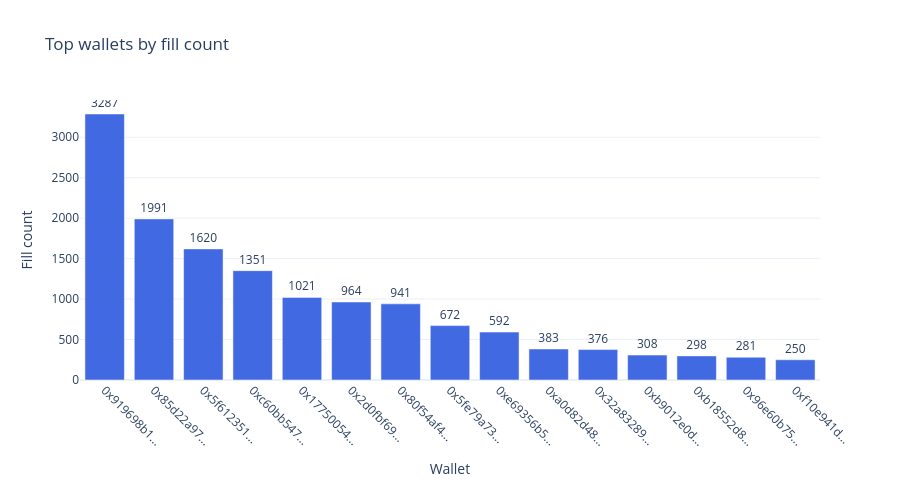

The cell this chart's notebook holds for it:
### Code cell
top15 = wallet_stats.sort_values(by='fill_count', ascending=False).head(15)

fig_wallet = go.Figure()
fig_wallet.add_trace(go.Bar(
    x=top15.index.str[:10] + '...',
    y=top15['fill_count'],
    marker_color='royalblue',
    text=top15['fill_count'],
    textposition='outside',
))

fig_wallet.update_layout(
    title='Top wallets by fill count',
    xaxis_title='Wallet',
    yaxis_title='Fill count',
    template='plotly_white',
    height=500,
    margin=dict(b=120),
)
fig_wallet.update_xaxes(tickangle=45)
fig_wallet.show()

### Figure 1 — Plotly figure (JSON) as saved in the notebook; plotly's stock layout.template omitted (floating-point values rounded to 4 significant figures)
{"data": [{"marker": {"color": "royalblue"}, "text": [3287.0, 1991.0, 1620.0, 1351.0, 1021.0, 964.0, 941.0, 672.0, 592.0, 383.0, 376.0, 308.0, 298.0, 281.0, 250.0], "textposition": "outside", "type": "bar", "x": ["0x919698b1...", "0x85d22a97...", "0x5f612351...", "0xc60bb547...", "0x17750054...", "0x2d0fbf69...", "0x80f54af4...", "0x5fe79a73...", "0xe69356b5...", "0xa0d82d48...", "0x32a83289...", "0xb9012e0d...", "0xb18552d8...", "0x96e60b75...", "0xf10e941d..."], "y": [3287, 1991, 1620, 1351, 1021, 964, 941, 672, 592, 383, 376, 308, 298, 281, 250]}], "layout": {"height": 500, "margin": {"b": 120}, "title": {"text": "Top wallets by fill count"}, "xaxis": {"tickangle": 45, "title": {"text": "Wallet"}}, "yaxis": {"title": {"text": "Fill count"}}}}
